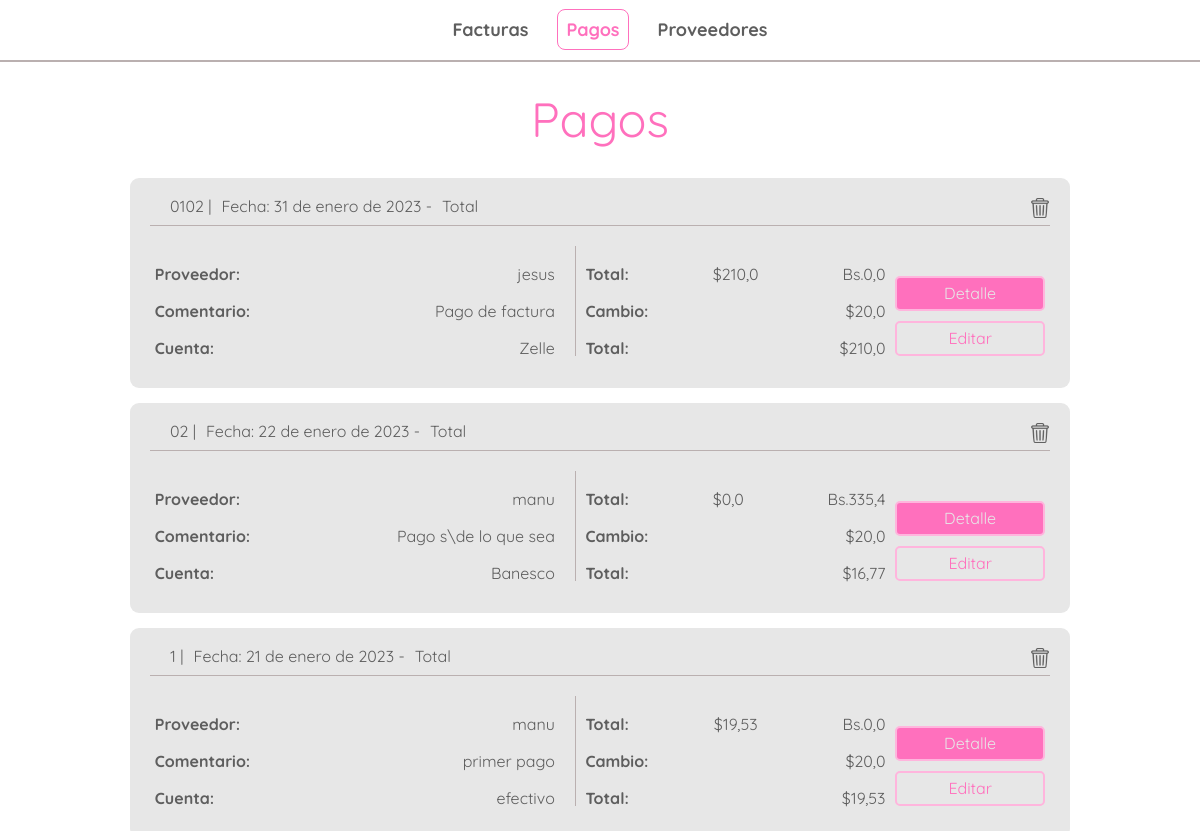
Before: /payments/ (upper part) with the older database file.
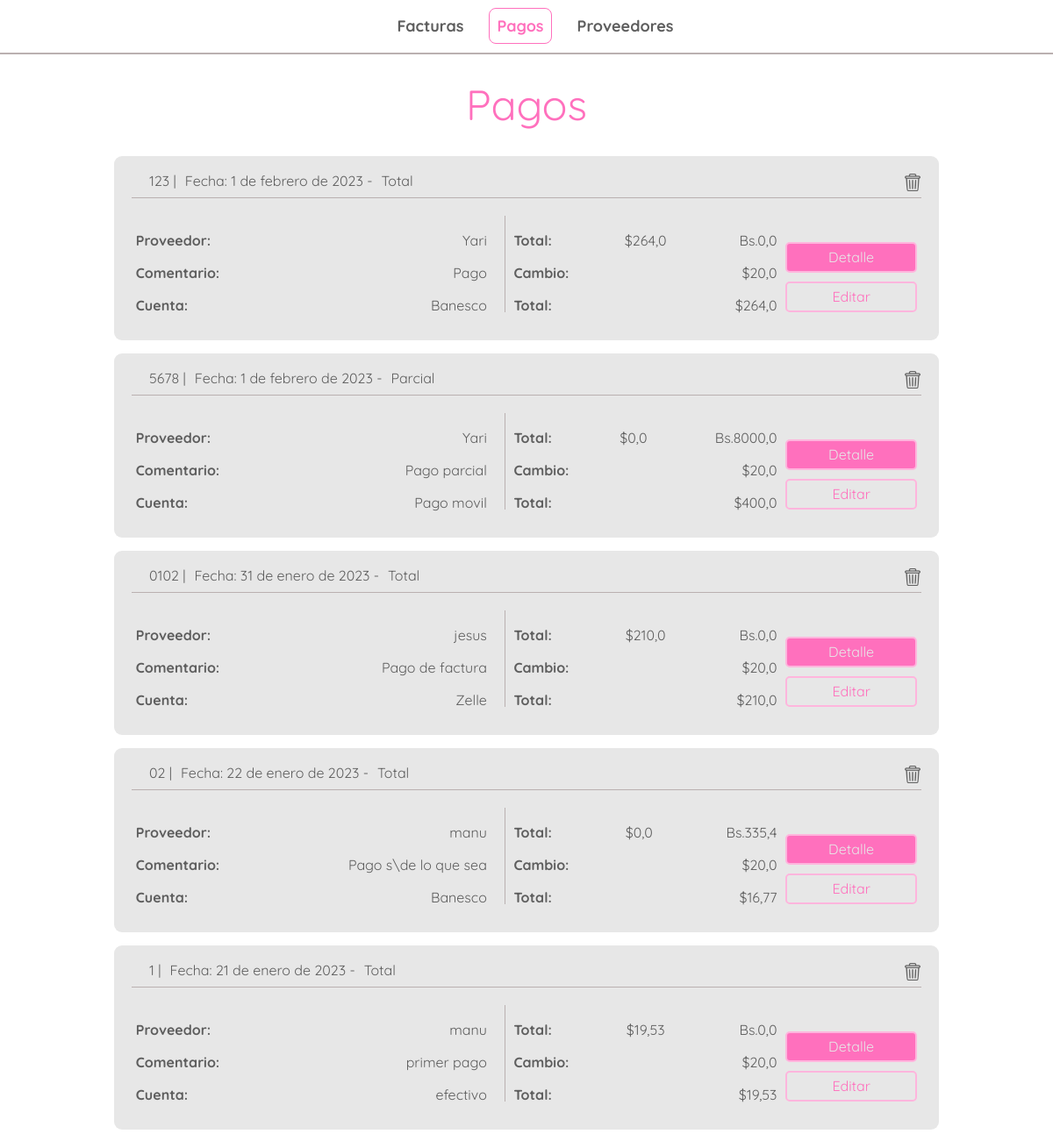
After: the same page with the newer database file.
### payments/models.py (models this page shows)
class Payment(models.Model):
    id = HashidAutoField(primary_key=True)
    bill = models.ForeignKey(Bill, on_delete=models.CASCADE, null=False)
    date = models.DateField(default= django.utils.timezone.now)
    amount_bs = models.FloatField(default=0)
    amount_dollar = models.FloatField(default=0)
    exchange_rate = models.FloatField(default=0)
    account = models.CharField(max_length=50,default='')
    paid_total = models.BooleanField(default='False')
    description = models.CharField(max_length=200, default='')
    transfer_id = models.CharField(max_length=50, default='')
    total_dollar = models.FloatField(default=0)

### bills/models.py (models this page shows)
class Bill(models.Model):
    id = HashidAutoField(primary_key=True)
    bill_number = models.CharField(max_length=20,null=False)
    emission_date = models.DateField(default= django.utils.timezone.now)
    due_date = models.DateField(default= django.utils.timezone.now)
    provider = models.ForeignKey(Provider, on_delete=models.CASCADE, null=False)
    total_amount_bs = models.FloatField(default=0)
    sub_total_bs = models.FloatField(default=0)
    tax_bs = models.FloatField(default=0)
    retained_tax_bs = models.FloatField(default=0)
    amount_to_pay_bs = models.FloatField(default=0)
    exchange_rate = models.FloatField(default=0)
    total_amount_dollar = models.FloatField(default=0)
    amount_to_pay_dollar = models.FloatField(default=0)
    paid = models.BooleanField(default='False')
    note = models.CharField(max_length=200, default='')
    rest_to_pay_dollar = models.FloatField(default=0)
    overdue = models.FloatField(default=False)

### providers/models.py (models this page shows)
class Provider(models.Model):
    id = HashidAutoField(primary_key=True)
    rif = models.CharField(max_length=15)
    name = models.CharField(max_length=70)
    nickname = models.CharField(max_length= 70)
    TAXES = [
        ('0','0% tax retained'),
        ('75','75% tax retained'),
        ('100','100% tax retained'),
    ]
    taxtype = models.CharField(max_length=3, choices=TAXES)
    dollar_debt = models.FloatField(default=0)

### payments/views.py (the view)
# urls.py: path('', views.index, name='index'),
def index(request):
    request = reset_messages(request)
    payments_list = Payment.objects.all().order_by('-date')
    return render(request, 'payments/index.html',{
        'payments_list':payments_list
        })

### bills/views.py (called while the page is built)
def reset_messages(request):
    try :
        aux = request.session['message_shown']
    except KeyError:
        request.session['message_shown'] = False
        request.session['message'] = ''
    else:
        if not request.session['message_shown'] :
            request.session['message_shown'] = True
        else:
            request.session['message'] = ''
        return request

### payments/templates/payments/index.html (shortened to what this page needs)
{% extends 'bills/header.html' %}
{% block content %}
{% load static %}
<body>
<div class="bills">
    <div class="title">
        <p>Pagos</p>
    </div>
    <div class="bills-container">
        {% for payment in payments_list %}
        <div class="bill-content-p">
            <div class="bill-head">
                <div class="bill-head-left">
                    <p>{{payment.bill.bill_number}}   |</p>
                    <p>Fecha: {{payment.date}} -</p>
                    {% if payment.paid_total %}
                    <p>Total</p>
                    {% else %}
                    <p>Parcial</p>
                    {% endif %}
                </div>
                <div class="bill-head-right">
                    <figure>
                        <a href="{% url 'payments:delete_payment'  payment.id %}">
                            <img src="{% static 'bills/images/trash.png'  %}" alt="trash" class="trash">
                        </a>
                    </figure>
                </div>
            </div>
            <div class="bill-body">
                <div class="bill-body-sub-left-p">
                    <div class="bill-detail">
                        <p>Proveedor:</p>
                        <p>{{payment.bill.provider.nickname}}</p>
                    </div>
                    <div class="bill-detail">
                        <p>Comentario:</p>
                        <p>{{payment.description}}</p>
                    </div>
                    <div class="bill-detail">
                        <p>Cuenta:</p>
                        <p>{{payment.account}}</p>
                    </div>
                </div>
                <div class="bill-body-sub-p">
                    <div class="bill-detail">
                        <p>Total:</p>
                        <p>${{payment.amount_dollar}}</p>
                        <p class="amount-bs">Bs.{{payment.amount_bs}}</p>
                    </div>
                    <div class="bill-detail">
                        <p>Cambio:</p>
                        <p>${{payment.exchange_rate}}</p>
                    </div>
                    <div class="bill-detail">
                        <p>Total:</p>
                        <p>${{payment.total_dollar}}</p>
                    </div>
                </div>
                <div class="bill-body-buttons">
                    <a href="{% url 'payments:payment_detail'  payment.id %}" class="link-primary-button">Detalle</a>
                    <a href="{% url 'payments:update_payment'  payment.id %}" class="link-secondary-button">Editar</a>
                </div>
            </div>
        </div>
        {% endfor %}
    </div>
</div>
</body>
{% endblock %}

Changed rows visible on the page:
added Payment: bill.bill_number "123", date "1 de febrero de 2023", paid_total "Total", bill.provider.nickname "Yari", description "Pago", account "Banesco", amount_dollar "264,0", amount_bs "0,0", exchange_rate "20,0", total_dollar "264,0"
added Payment: bill.bill_number "5678", date "1 de febrero de 2023", paid_total "Parcial", bill.provider.nickname "Yari", description "Pago parcial", account "Pago movil", amount_dollar "0,0", amount_bs "8000,0", exchange_rate "20,0", total_dollar "400,0"
